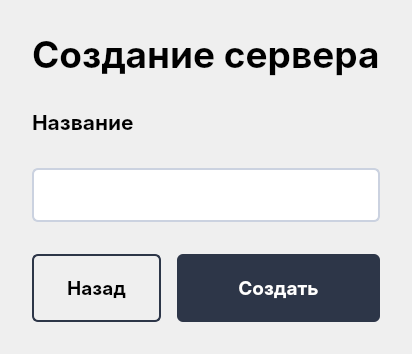
<?xml version="1.0" encoding="UTF-8"?>
<ui version="4.0">
 <class>Guild_Add</class>
 <widget class="QWidget" name="Guild_Add">
  <property name="geometry">
   <rect>
    <x>0</x>
    <y>0</y>
    <width>411</width>
    <height>287</height>
   </rect>
  </property>
  <property name="windowTitle">
   <string>Form</string>
  </property>
  <layout class="QVBoxLayout" name="verticalLayout_3">
   <property name="spacing">
    <number>32</number>
   </property>
   <property name="leftMargin">
    <number>32</number>
   </property>
   <property name="topMargin">
    <number>32</number>
   </property>
   <property name="rightMargin">
    <number>32</number>
   </property>
   <property name="bottomMargin">
    <number>32</number>
   </property>
   <item>
    <widget class="QLabel" name="title">
     <property name="font">
      <font>
       <family>Inter</family>
       <pointsize>28</pointsize>
       <weight>75</weight>
       <bold>true</bold>
      </font>
     </property>
     <property name="text">
      <string>Создание сервера</string>
     </property>
    </widget>
   </item>
   <item>
    <layout class="QVBoxLayout" name="name_stack">
     <item>
      <widget class="QLabel" name="name">
       <property name="font">
        <font>
         <family>Inter</family>
         <pointsize>16</pointsize>
         <weight>75</weight>
         <bold>true</bold>
        </font>
       </property>
       <property name="text">
        <string>Название</string>
       </property>
      </widget>
     </item>
     <item>
      <widget class="QLineEdit" name="name_edit">
       <property name="font">
        <font>
         <family>Inter</family>
         <pointsize>14</pointsize>
         <weight>75</weight>
         <bold>true</bold>
        </font>
       </property>
       <property name="styleSheet">
        <string notr="true">padding: 12px;

background: #FFFFFF;
border: 2px solid #CBD2E0;
border-radius: 6px;</string>
       </property>
      </widget>
     </item>
    </layout>
   </item>
   <item>
    <layout class="QHBoxLayout" name="button_group">
     <property name="spacing">
      <number>16</number>
     </property>
     <item>
      <widget class="QPushButton" name="close_btn">
       <property name="font">
        <font>
         <family>Inter</family>
         <pointsize>14</pointsize>
         <weight>75</weight>
         <bold>true</bold>
        </font>
       </property>
       <property name="styleSheet">
        <string notr="true">QPushButton#close_btn {
    padding: 12px 20px;
    height: 40px;

    border: 2px solid #2D3648;
    border-radius: 6px;
}

QPushButton#close_btn:hover {
    color: #FFFFFF;
    background: #2D3648;
}</string>
       </property>
       <property name="text">
        <string>Назад</string>
       </property>
       <property name="flat">
        <bool>true</bool>
       </property>
      </widget>
     </item>
     <item>
      <widget class="QPushButton" name="create_btn">
       <property name="font">
        <font>
         <family>Inter</family>
         <pointsize>14</pointsize>
         <weight>75</weight>
         <bold>true</bold>
        </font>
       </property>
       <property name="styleSheet">
        <string notr="true">QPushButton#create_btn {
    color: #FFFFFF;
    padding: 12px 20px;
    height: 44px;
    width: 163px;

    background: #2D3648;
    border-radius: 6px;
}

QPushButton#create_btn:hover {
    color: #2D3648;

    border: 2px solid #2D3648;
    background-color: transparent;
}</string>
       </property>
       <property name="text">
        <string>Создать</string>
       </property>
       <property name="flat">
        <bool>true</bool>
       </property>
      </widget>
     </item>
    </layout>
   </item>
  </layout>
 </widget>
 <resources/>
 <connections/>
</ui>
